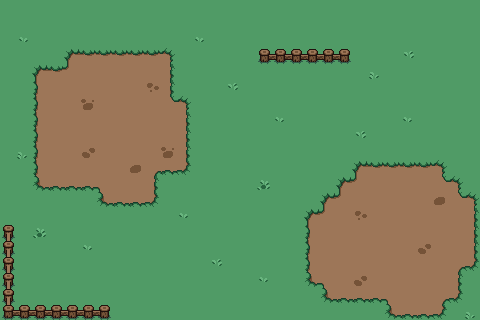

Tiled map render using the project's own tile images. Description and the whole map definition, tile-layer contents included, below:
An orthogonal 30x20 tile map with 16x16 px tiles, 3 tile layers (Tile Layer 1, Dirt piles, Fences), 4 tilesets.

<map version="1.8" tiledversion="1.8.4" orientation="orthogonal" renderorder="right-down" width="30" height="20" tilewidth="16" tileheight="16" infinite="0" nextlayerid="5" nextobjectid="1">
 <tileset firstgid="1" source="grass.tsx" />
 <tileset firstgid="2" source="plains.tsx" />
 <tileset firstgid="74" source="fences.tsx" />
 <tileset firstgid="90" source="decor_16x16.tsx" />
 <layer id="1" name="Tile Layer 1" width="30" height="20">
  <data encoding="csv">
1,1,1,1,1,1,1,1,1,1,1,1,1,1,1,1,1,1,1,1,1,1,1,1,1,1,1,1,1,1,
1,1,1,1,1,1,1,1,1,1,1,1,1,1,1,1,1,1,1,1,1,1,1,1,1,1,1,1,1,1,
1,90,1,1,1,1,1,1,1,1,1,1,90,1,1,1,1,1,1,1,1,1,1,1,1,1,1,1,1,1,
1,1,1,1,3,4,4,4,4,4,5,1,1,1,1,1,1,1,1,1,1,1,1,1,1,91,1,1,1,1,
1,1,3,4,13,10,10,10,10,10,11,1,1,1,1,1,1,1,1,1,1,1,1,92,1,1,1,1,1,1,
1,1,9,10,10,10,10,10,10,10,11,1,1,1,91,1,1,1,1,1,1,1,1,1,1,1,1,1,1,1,
1,1,9,10,10,10,10,10,10,10,12,5,1,1,1,1,1,1,1,1,1,1,1,1,1,1,1,1,1,1,
1,1,9,10,10,10,10,10,10,10,10,11,1,1,1,1,1,90,1,1,1,1,1,1,1,90,1,1,1,1,
1,1,9,10,10,10,10,10,10,10,10,11,1,1,1,1,1,1,1,1,1,1,91,1,1,1,1,1,1,1,
1,92,9,10,10,10,10,10,10,10,10,11,1,1,1,1,1,1,1,1,1,1,1,1,1,1,1,1,1,1,
1,1,9,10,10,10,10,10,10,6,16,17,1,1,1,1,1,1,1,1,1,1,3,4,4,4,4,5,1,1,
1,1,15,16,16,16,7,10,10,11,1,1,1,1,1,1,93,1,1,1,1,3,13,10,10,10,10,12,5,1,
1,1,1,1,1,1,15,16,16,17,1,1,1,1,1,1,1,1,1,1,3,13,10,10,10,10,10,10,12,5,
1,1,1,1,1,1,1,1,1,1,1,90,1,1,1,1,1,1,1,3,13,10,10,10,10,10,10,10,10,11,
1,1,93,1,1,1,1,1,1,1,1,1,1,1,1,1,1,1,1,9,10,10,10,10,10,10,10,10,10,11,
1,1,1,1,1,90,1,1,1,1,1,1,1,1,1,1,1,1,1,9,10,10,10,10,10,10,10,10,10,11,
1,1,1,1,1,1,1,1,1,1,1,1,1,91,1,1,1,1,1,9,10,10,10,10,10,10,10,10,6,17,
1,1,1,1,1,1,1,1,1,1,1,1,1,1,1,1,90,1,1,15,7,10,10,10,10,10,10,10,11,1,
1,1,1,1,1,1,1,1,1,1,1,1,1,1,1,1,1,1,1,1,15,16,16,16,7,10,10,6,17,1,
1,1,1,1,1,1,1,1,1,1,1,1,1,1,1,1,1,1,1,1,1,1,1,1,15,16,16,17,1,92
</data>
 </layer>
 <layer id="4" name="Dirt piles" width="30" height="20">
  <data encoding="csv">
1,1,1,1,1,1,1,1,1,1,1,1,1,1,1,1,1,1,1,1,1,1,1,1,1,1,1,1,1,1,
0,0,0,0,0,0,0,0,0,0,0,0,0,0,0,0,0,0,0,0,0,0,0,0,0,0,0,0,0,0,
0,0,0,0,0,0,0,0,0,0,0,0,0,0,0,0,0,0,0,0,0,0,0,0,0,0,0,0,0,0,
0,0,0,0,0,0,0,0,0,0,0,0,0,0,0,0,0,0,0,0,0,0,0,0,0,0,0,0,0,0,
0,0,0,0,0,0,0,0,0,0,0,0,0,0,0,0,0,0,0,0,0,0,0,0,0,0,0,0,0,1,
0,0,0,0,0,0,0,0,0,107,0,0,0,0,0,0,0,0,0,0,0,0,0,0,0,0,0,0,0,1,
0,0,0,0,0,106,0,0,0,0,0,0,0,0,0,0,0,0,0,0,0,0,0,0,0,0,0,0,0,0,
0,0,0,0,0,0,0,0,0,0,0,0,0,0,0,0,0,0,0,0,0,0,0,0,0,0,0,0,0,0,
0,0,0,0,0,0,0,0,0,0,0,0,0,0,0,0,0,0,0,0,0,0,0,0,0,0,0,0,0,0,
0,0,0,0,0,109,0,0,0,0,106,0,0,0,0,0,0,0,0,0,0,0,0,0,0,0,0,0,0,0,
0,0,0,0,0,0,0,0,108,0,0,0,0,0,0,0,0,0,0,0,0,0,0,0,0,0,0,0,0,0,
0,0,0,0,0,0,0,0,0,0,0,0,0,0,0,0,0,0,0,0,0,0,0,0,0,0,0,0,0,0,
0,0,0,0,0,0,0,0,0,0,0,0,0,0,0,0,0,0,0,0,0,0,0,0,0,0,0,108,0,0,
0,0,0,0,0,0,0,0,0,0,0,0,0,0,0,0,0,0,0,0,0,0,107,0,0,0,0,0,0,0,
0,0,0,0,0,0,0,0,0,0,0,0,0,0,0,0,0,0,0,0,0,0,0,0,0,0,0,0,0,0,
0,0,0,0,0,0,0,0,0,0,0,0,0,0,0,0,0,0,0,0,0,0,0,0,0,0,109,0,0,0,
0,0,0,0,0,0,0,0,0,0,0,0,0,0,0,0,0,0,0,0,0,0,0,0,0,0,0,0,0,0,
0,0,0,0,0,0,0,0,0,0,0,0,0,0,0,0,0,0,0,0,0,0,109,0,0,0,0,0,0,0,
0,0,0,0,0,0,0,0,0,0,0,0,0,0,0,0,0,0,0,0,0,0,0,0,0,0,0,0,0,0,
0,0,0,0,0,0,0,0,0,0,0,0,0,0,0,0,0,0,0,0,0,0,0,0,0,0,0,0,0,0
</data>
 </layer>
 <layer id="3" name="Fences" width="30" height="20">
  <data encoding="csv">
0,0,0,0,0,0,0,0,0,0,0,0,0,0,0,0,0,0,0,0,0,0,0,0,0,0,0,0,0,0,
0,0,0,0,0,0,0,0,0,0,0,0,0,0,0,0,0,0,0,0,0,0,0,0,0,0,0,0,0,0,
0,0,0,0,0,0,0,0,0,0,0,0,0,0,0,0,0,0,0,0,0,0,0,0,0,0,0,0,0,0,
0,0,0,0,0,0,0,0,0,0,0,0,0,0,0,0,87,88,88,88,88,89,0,0,0,0,0,0,0,0,
0,0,0,0,0,0,0,0,0,0,0,0,0,0,0,0,0,0,0,0,0,0,0,0,0,0,0,0,0,0,
0,0,0,0,0,0,0,0,0,0,0,0,0,0,0,0,0,0,0,0,0,0,0,0,0,0,0,0,0,0,
0,0,0,0,0,0,0,0,0,0,0,0,0,0,0,0,0,0,0,0,0,0,0,0,0,0,0,0,0,0,
0,0,0,0,0,0,0,0,0,0,0,0,0,0,0,0,0,0,0,0,0,0,0,0,0,0,0,0,0,0,
0,0,0,0,0,0,0,0,0,0,0,0,0,0,0,0,0,0,0,0,0,0,0,0,0,0,0,0,0,0,
0,0,0,0,0,0,0,0,0,0,0,0,0,0,0,0,0,0,0,0,0,0,0,0,0,0,0,0,0,0,
0,0,0,0,0,0,0,0,0,0,0,0,0,0,0,0,0,0,0,0,0,0,0,0,0,0,0,0,0,0,
0,0,0,0,0,0,0,0,0,0,0,0,0,0,0,0,0,0,0,0,0,0,0,0,0,0,0,0,0,0,
0,0,0,0,0,0,0,0,0,0,0,0,0,0,0,0,0,0,0,0,0,0,0,0,0,0,0,0,0,0,
0,0,0,0,0,0,0,0,0,0,0,0,0,0,0,0,0,0,0,0,0,0,0,0,0,0,0,0,0,0,
74,0,0,0,0,0,0,0,0,0,0,0,0,0,0,0,0,0,0,0,0,0,0,0,0,0,0,0,0,0,
78,0,0,0,0,0,0,0,0,0,0,0,0,0,0,0,0,0,0,0,0,0,0,0,0,0,0,0,0,0,
78,0,0,0,0,0,0,0,0,0,0,0,0,0,0,0,0,0,0,0,0,0,0,0,0,0,0,0,0,0,
78,0,0,0,0,0,0,0,0,0,0,0,0,0,0,0,0,0,0,0,0,0,0,0,0,0,0,0,0,0,
78,0,0,0,0,0,0,0,0,0,0,0,0,0,0,0,0,0,0,0,0,0,0,0,0,0,0,0,0,0,
83,88,88,88,88,88,89,0,0,0,0,0,0,0,0,0,0,0,0,0,0,0,0,0,0,0,0,0,0,0
</data>
 </layer>
</map>
